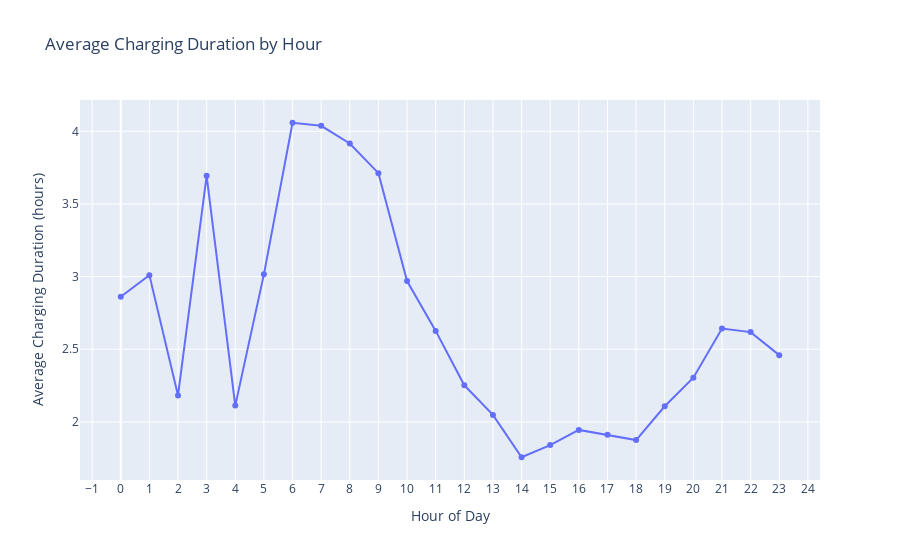

Source (notebook cell):
### Code cell
# -----------------------------------------------------------------------------
# 7. Plot average charging duration by hour
# -----------------------------------------------------------------------------

# Compute average charging duration per hour (using doneChargingTime)
charging_avg_duration = df.groupby('hour')['charging_duration'].mean()

# Create a DataFrame for Plotly
charging_metrics_df = pd.DataFrame({
    'hour': charging_avg_duration.index,
    'avg_charging_duration': charging_avg_duration.values
})

# Plot average charging duration by hour
fig3 = px.line(charging_metrics_df, x='hour', y='avg_charging_duration', markers=True,
               labels={'hour': 'Hour of Day', 'avg_charging_duration': 'Average Charging Duration (hours)'},
               title='Average Charging Duration by Hour')
fig3.update_layout(xaxis=dict(tickmode='linear', tick0=0, dtick=1))
fig3.show()

print("\nAverage Charging Duration by Hour (in hours):")
print(charging_avg_duration.sort_index())

### Figure 1 — Plotly figure (JSON) as saved in the notebook; plotly's stock layout.template omitted (floating-point values rounded to 4 significant figures)
{"data": [{"hovertemplate": "Hour of Day=%{x}<br>Average Charging Duration (hours)=%{y}<extra></extra>", "legendgroup": "", "line": {"color": "#636efa", "dash": "solid"}, "marker": {"symbol": "circle"}, "mode": "lines+markers", "name": "", "orientation": "v", "showlegend": false, "type": "scatter", "x": [0, 1, 2, 3, 4, 5, 6, 7, 8, 9, 10, 11, 12, 13, 14, 15, 16, 17, 18, 19, 20, 21, 22, 23], "xaxis": "x", "y": [2.862, 3.01, 2.182, 3.694, 2.112, 3.015, 4.059, 4.038, 3.916, 3.712, 2.97, 2.627, 2.252, 2.048, 1.757, 1.841, 1.945, 1.911, 1.875, 2.108, 2.304, 2.643, 2.618, 2.46], "yaxis": "y"}], "layout": {"legend": {"tracegroupgap": 0}, "title": {"text": "Average Charging Duration by Hour"}, "xaxis": {"anchor": "y", "domain": [0, 1], "dtick": 1, "tick0": 0, "tickmode": "linear", "title": {"text": "Hour of Day"}}, "yaxis": {"anchor": "x", "domain": [0, 1], "title": {"text": "Average Charging Duration (hours)"}}}}
